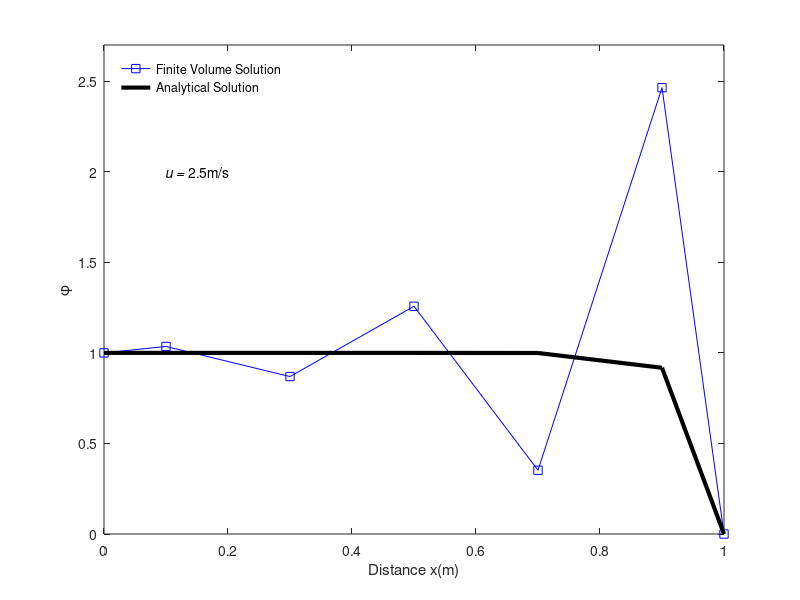

This chart was generated by the following MATLAB code:
                              % flow velocity(m/s)
 
clc
clear all
close all

% Parameters 

 L = 1;                                       % Length of a fin(m)  
 rho = 1;                                     % Density(kg/m^3)
 gamma = 0.1;                                 % Diffusion Coefficient
 m = 7;                                       % Total number of nodes
 dx = L/(m-2);                                % Grid size
 Phi0 = 1;                                    % Phi at x = 0
 PhiL = 0;                                    % Phi at x = L
 u = 2.5;                                     % Flow velocity
 F = rho*u;                                   % Convective mass flux per unit area 
 D = gamma/dx;                                % Diffusion conductance
 
% In this problem area at all faces is taken constant i.e. Ae = Aw =A
% F and D are also taken constant for all faces..
 
 % Discretization 
 x(1) = 0;
 for i = 2:m-1
     if i == 2
         x(i) = x(1)+dx/2;
     else
         x(i) = x(2)+(i-2)*dx;
     end
 end
x(m) = L;

%  Boundary Condition
Phi(1) = Phi0;
Phi(m) = PhiL;


% Initialization
for i = 2:m-1
    Phi(i) = 0.3;
end
 
 for i = 2:m-1
     if i == 2
         AW(i) = 0;
         AE(i) = D-F/2;
         SU(i) = (2*D+F)*Phi(i-1);
         SP(i) = -(2*D+F);
         AP(i) = AE(i)+AW(i)-SP(i);
     elseif i == m-1
         AW(i) = D+F/2;
         AE(i) = 0;
         SU(i) = (2*D+F)*Phi(i+1);
         SP(i) = -(2*D-F);
         AP(i) = AE(i)+AW(i)-SP(i);
      else
         AW(i) = D+F/2;
         AE(i) = D-F/2;
         SU(i) = 0;
         SP(i) = 0;
         AP(i) = AE(i)+AW(i)-SP(i);
     end
 end
 
 %TriDiagonal Matrix Algorithm (TDMA) or Thomas Algorithm
% a_i*T_i = b_i*T_(i+1) + c_i*T_(i-1) + d_i
% a,b,c,d are input vectors. Phi is the solution, also a vector.

% Performs Gauss elimination
for i = 2:m-1
    a = AP(i);
    b = AE(i);
    c = AW(i);
    d = SU(i);
    if i == 2
        P(i) = b/a;
        Q(i) = (d+c*Phi(1))/a;
    else
        P(i) = b/(a-c*P(i-1));
        Q(i) = (d+c*Q(i-1))/(a-c*P(i-1));
    end
    
end

FCmax = 0.1;
Errormax = 10^-4;
nIter = 0;
% Backward substitution
while FCmax>Errormax
    nIter = nIter+1
    phi_old = Phi;
    for i = m-1:-1:2
            Phi(i) = P(i)*Phi(i+1)+Q(i);
    end
    for i = 2:m-1
        FC(i) = (Phi(i)-phi_old(i))/phi_old(i);
    end
    FCmax = max(FC)
end

% % Exact Solution
% % Phi = Tinf+(TB-Tinf)*(cosh(n(L-x))/cosh(nL))
Phi_exact(1) = Phi0;
for i = 2:m-1
    Phi1 = PhiL-Phi0;
    num = exp(F*x(i)/gamma)-1;
    den = exp(F*L/gamma)-1;
    Phi_exact(i) = Phi1*num/den+Phi0;
end
Phi_exact(m) = PhiL;

% Comparison between finite volume solution and the exact solution
for i = 2:m-1
    Error_perc(i) = ((Phi_exact(i)-Phi(i))/Phi_exact(i))*100;
end

 plot(x,Phi,'s-b')
 hold on
 plot(x,Phi_exact,'k-','LineWidth',3)
 axis([0 1 0 2.7])
  xlabel('Distance x(m)')
 ylabel('\phi')
legend('Finite Volume Solution','Analytical Solution','Location','NorthWest')
legend boxoff
text(0.1,2,'\itu = \rm2.5m/s')



 